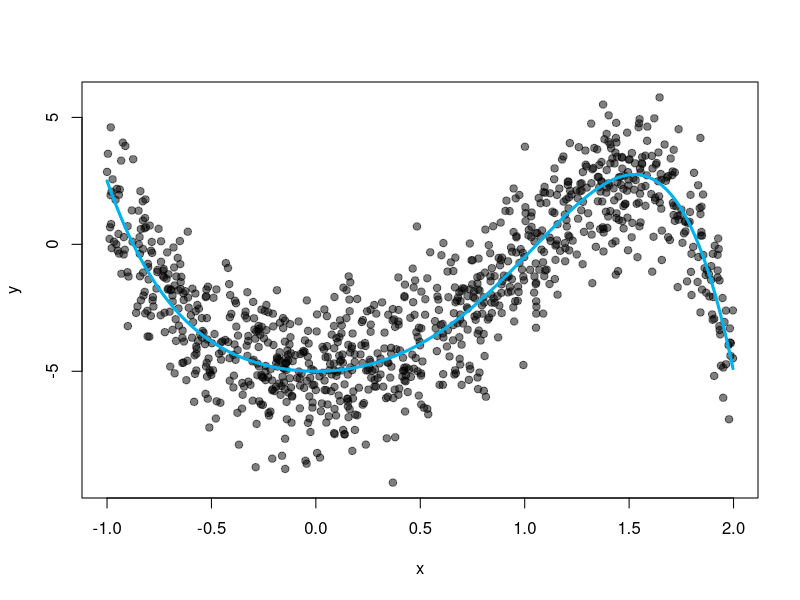
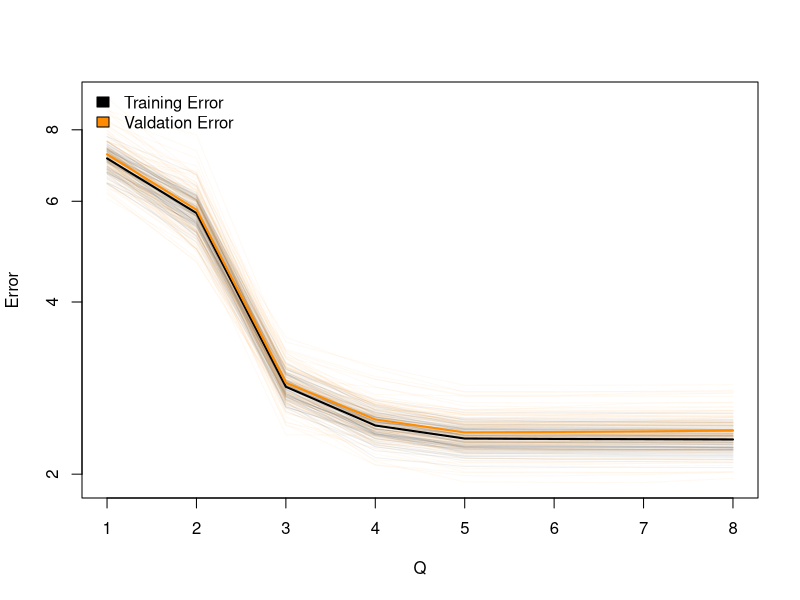
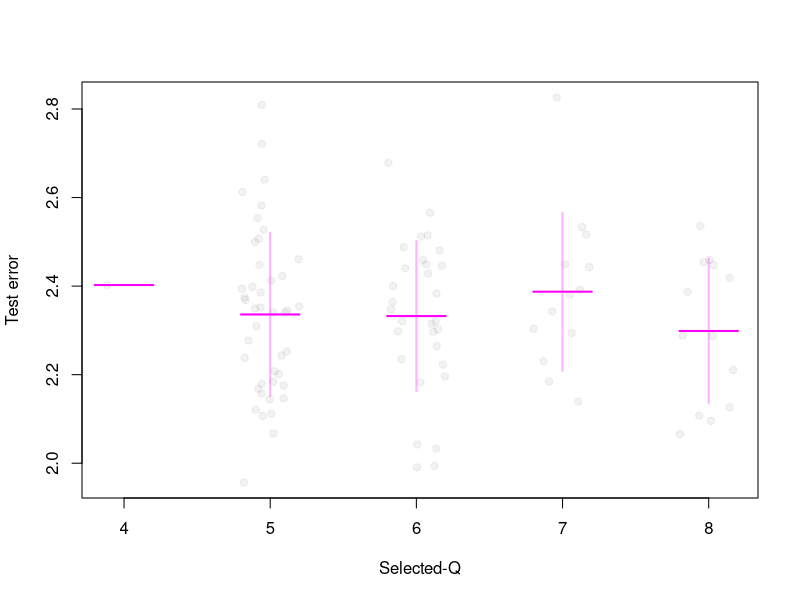

These figures' R source, in order:
## ---- chunk 1
tot = 1000 # total number of observations

x = runif(tot, -1, 2) # generated some input variables

# Generating target variable according to the process
y = -5 + 4*x^2 + 2*x^4 - 1.5*x^5 + rnorm(tot, sd = 1.5)

#plotting and adding the true function
plot(x, y, col = adjustcolor('black', 0.5), pch = 19)
y_line = -5 + 4*x^2 + 2*x^4 - 1.5*x^5
ord = order(x)
lines(x[ord], y_line[ord], col = "deepskyblue2", lwd = 3)

## ---- chunk 2
dat0 = data.frame(x,y)
head(dat0)
## ---- chunk 3

qvec = 1:8 # Number of values of Q

# Splitting data into training , validation, and test sets.
N = tot*0.5
L = tot*0.25
M = tot*0.25

B = 100 # Number of replicates

## ---- chunk 4
# Store results

acc_train = acc_val = matrix(NA, B, length(qvec))
err_test = best_q = rep(NA, B)

# Creating replicates

for(b in 1:B){
  
  train = sample(1:tot, N)
  val = sample((1:tot)[-train], L)
  test = sample((1:tot)[-c(train, val)]) # setdiff(1:tot, c(train, val))
  
  dat = dat0
  
  for(q in 1:length(qvec)){
  # growing the data adding columns for x^q at each iteration.
    if(q>1) dat = cbind(dat, dat$x^qvec[q])
    colnames(dat)[-(1:2)] = paste0('x',2:qvec[q]) # naming the dataframe columns for predicting
  
    fit = lm(y ~ ., data = dat, subset = train) # training the model
   
    y_train = predict(fit) # Prediction on training data
    y_val = predict(fit, newdata = dat[val,]) # prediction on the validation data
  
    acc_train[b,q] = sum( (y_train - dat$y[train])^2 ) * (1/N) # error on training data
    acc_val[b, q] = sum( (y_val - dat$y[val])^2 ) * (1/L) # error on validation data
  } # for-q
  
  # Finding Q which minimizes the estimated validation error
  best_q[b] = which.min(acc_val[b,])
  
  
  # Traing model with optimum Q
  fit = lm(y ~ . , data = dat[, 1:(best_q[b] + 1) ], subset = train)
  
  y_test = predict(fit, newdata = dat[test, ]) # Prediction on test data
  err_test[b] = sum( (y_test - dat$y[test])^2 ) *(1/L) # test error
  
} # for-b


## ---- chunk 5
# Plotting estimated traing error and validation error as a function of Q, that is of model complexity.

r = range(c(acc_train, acc_val, err_test))

matplot(x = qvec, y = t(acc_train), type = 'l', lty = 1, col = adjustcolor('black', 0.05), xlab = 'Q', ylab = 'Error', ylim = r, log = 'y') # Setting error on log scale
matplot(x = qvec, y = t(acc_val), type = 'l', lty = 1, col =  adjustcolor('darkorange', 0.05), add =T, log ='y')
lines(qvec, colMeans(acc_train), col = 'black', lwd = 2)
lines(qvec, colMeans(acc_val), col = 'darkorange', lwd = 2)
legend('topleft', legend = c('Training Error', 'Valdation Error'), fill = c('black', 'darkorange'), bty = 'n')


## ---- chunk 6

# selected Value of Q which appeared most number of times
table(best_q)

## ---- chunk 7

#plotted estimated test error for each Q
plot(jitter(best_q), err_test, pch = 19, col = adjustcolor('black', 0.05), xlab ="Selected-Q", ylab = 'Test error')

# Adding mean and standard deviations
err_mean = tapply(err_test, best_q, mean) # Average error for each Q values
err_sd = tapply(err_test, best_q,sd) # Standard Deviations for each Q values
qval = sort(unique(best_q))
segments(qval - 0.2, err_mean, qval + 0.2, err_mean, col = "magenta", lwd = 2)
segments(qval, err_mean + err_sd, qval, err_mean - err_sd,
col = adjustcolor("magenta", 0.3) , lwd = 2)

